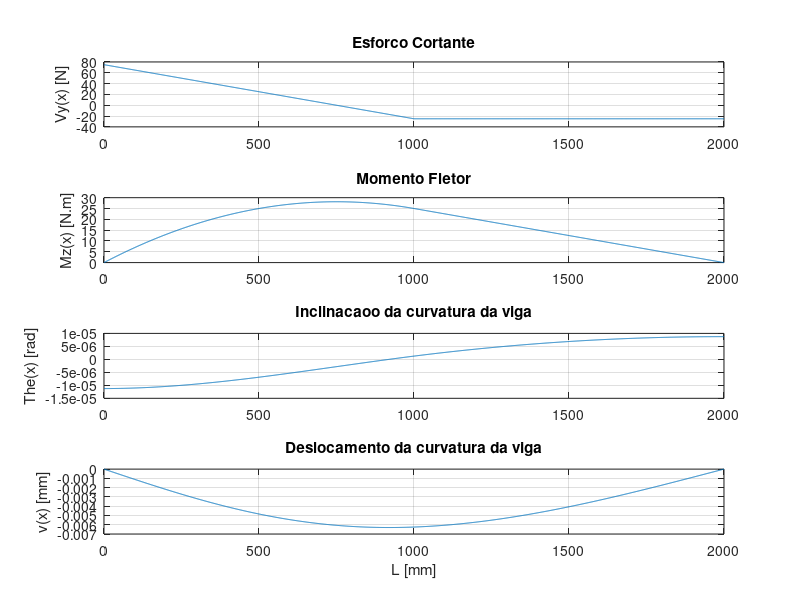
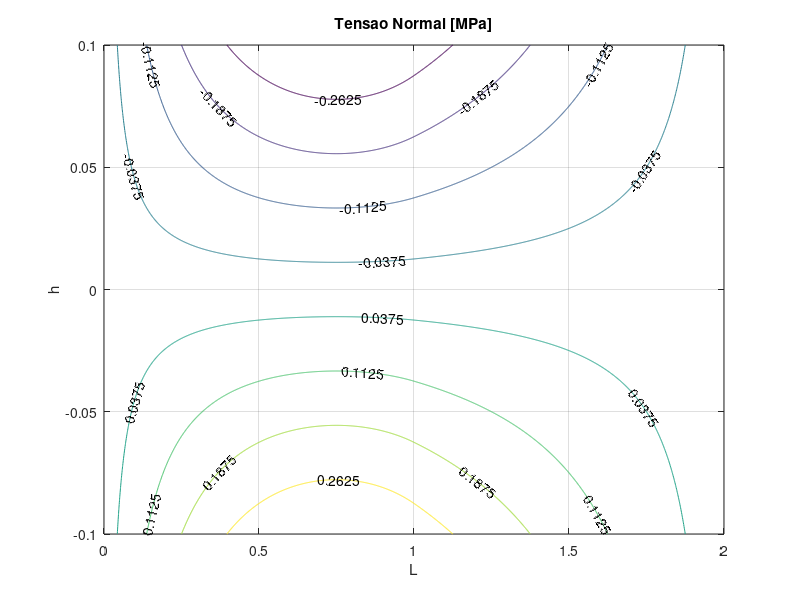

Recreate these plots in MATLAB, in order.
% -------------------------------------------------
%       Codigo Matlab para implementacao
%           de modelo de viga
% -------------------------------------------------
%       Modelo de Viga: Exemplo 01 da apostila
% -------------------------------------------------
clc, clear, close all
l=2; % comprimento da viga [m]
q0=100; % carregamento distribuido [N/m]

% dimensoes da secao
h = 100/1000; 
b = 100/1000;
Izz=(b*h^3)/12;
% propriedades do material
E=200E9; % Aco

% dominio estrutural
dx=0.001;
dy=0.001;
x=0:dx:l;
y=-h:dy:h;
Vy = zeros(1,size(x,2)); 
Mz = zeros(1,size(x,2)); 
The = zeros(1,size(x,2)); 
v = zeros(1,size(x,2)); 
% loop de integracao 
for i=1:size(x,2)
    if x(i)<l/2
        Vy(i) = -q0*(x(i)^1)+3*q0*l/8;
        Mz(i) = -(q0/2)*(x(i)^2)+3*q0*l*x(i)/8;
        The(i) = -(q0/6)*(x(i)^3)+(3*q0*l*x(i)^2)/16 - (3*q0*l^3)/128;
        v(i) = -(q0/24)*(x(i)^4)+(q0*l*x(i)^3)/16 - (3*q0*l^3*x(i))/128;
    else
        Vy(i) = -q0*(x(i)^1-(x(i)-l/2)^1)+3*q0*l/8;
        Mz(i) = -(q0/2)*(x(i)^2-(x(i)-l/2)^2)+3*q0*l*x(i)/8;
        The(i) = -(q0/6)*(x(i)^3-(x(i)-l/2)^3)+(3*q0*l*x(i)^2)/16 - (3*q0*l^3)/128;
        v(i) = -(q0/24)*(x(i)^4-(x(i)-l/2)^4)+(q0*l*x(i)^3)/16 - (3*q0*l^3*x(i))/128;
    end
end
figure()
subplot(4,1,1)
plot(1000.*x,Vy)
ylabel('Vy(x) [N]')
title('Esforco Cortante')
grid on
subplot(4,1,2)
plot(1000.*x,Mz)
ylabel('Mz(x) [N.m]')
title('Momento Fletor')
grid on
subplot(4,1,3)
plot(1000.*x,The./(E*Izz))
ylabel('The(x) [rad]')
title('Inclinacaoo da curvatura da viga')
grid on
subplot(4,1,4)
plot(1000.*x,1000*v./(E*Izz))
xlabel('L [mm]')
ylabel('v(x) [mm]')
title('Deslocamento da curvatura da viga')
grid on

figure()
[X,Y]=meshgrid(x,y);
Mz_xy = Mz.*(ones(size(y,2),size(x,2)));
Sigxx=-((Y./Izz).*Mz_xy);
contour(X,Y,Sigxx./1E6,8,'ShowText','on')
title('Tensao Normal [MPa]')
xlabel('L')
ylabel('h')
grid on